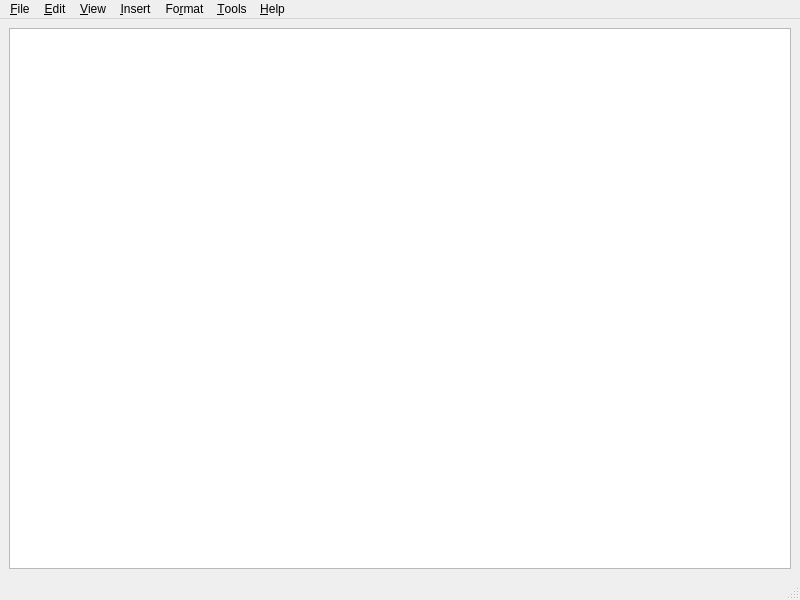
<?xml version="1.0" encoding="UTF-8"?>
<ui version="4.0">
 <class>SpreadsheetWindow</class>
 <widget class="QMainWindow" name="SpreadsheetWindow">
  <property name="geometry">
   <rect>
    <x>0</x>
    <y>0</y>
    <width>800</width>
    <height>600</height>
   </rect>
  </property>
  <property name="windowTitle">
   <string>Spreadsheet Window</string>
  </property>
  <widget class="QWidget" name="centralwidget">
   <layout class="QVBoxLayout" name="verticalLayout">
    <item>
     <widget class="SpreadsheetTable" name="sheet"/>
    </item>
   </layout>
  </widget>
  <widget class="QMenuBar" name="menubar">
   <property name="geometry">
    <rect>
     <x>0</x>
     <y>0</y>
     <width>800</width>
     <height>23</height>
    </rect>
   </property>
   <widget class="QMenu" name="menu_File">
    <property name="title">
     <string>&amp;File</string>
    </property>
    <widget class="QMenu" name="menuExport">
     <property name="title">
      <string>Export</string>
     </property>
     <addaction name="actionExport_CSV_csv"/>
     <addaction name="actionHTML"/>
     <addaction name="actionExport_XLS_xls"/>
     <addaction name="actionODF_Spreadsheet"/>
     <addaction name="actionPDF_Document"/>
     <addaction name="actionXML_Document_xml"/>
    </widget>
    <addaction name="actionNew"/>
    <addaction name="separator"/>
    <addaction name="actionOpen"/>
    <addaction name="action_Save"/>
    <addaction name="actionS_ave_As"/>
    <addaction name="menuExport"/>
    <addaction name="separator"/>
    <addaction name="action_Quit"/>
   </widget>
   <widget class="QMenu" name="menu_Edit">
    <property name="title">
     <string>&amp;Edit</string>
    </property>
    <addaction name="actionUndo"/>
    <addaction name="actionRedo"/>
    <addaction name="separator"/>
    <addaction name="actionCut"/>
    <addaction name="actionCopy"/>
    <addaction name="actionPaste"/>
    <addaction name="separator"/>
    <addaction name="actionSelect_All"/>
    <addaction name="separator"/>
    <addaction name="actionFind"/>
    <addaction name="actionFind_and_Replace"/>
    <addaction name="separator"/>
    <addaction name="actionClear_Table"/>
   </widget>
   <widget class="QMenu" name="menuFormat">
    <property name="title">
     <string>Fo&amp;rmat</string>
    </property>
   </widget>
   <widget class="QMenu" name="menu_View">
    <property name="title">
     <string>&amp;View</string>
    </property>
   </widget>
   <widget class="QMenu" name="menu_Inster">
    <property name="title">
     <string>&amp;Insert</string>
    </property>
   </widget>
   <widget class="QMenu" name="menu_Tools">
    <property name="title">
     <string>&amp;Tools</string>
    </property>
   </widget>
   <widget class="QMenu" name="menu_Help">
    <property name="title">
     <string>&amp;Help</string>
    </property>
    <addaction name="actionQt_Spreadsheet_Template_Help"/>
    <addaction name="separator"/>
    <addaction name="actionAbout_Qt_Spreadsheet_Template"/>
   </widget>
   <addaction name="menu_File"/>
   <addaction name="menu_Edit"/>
   <addaction name="menu_View"/>
   <addaction name="menu_Inster"/>
   <addaction name="menuFormat"/>
   <addaction name="menu_Tools"/>
   <addaction name="menu_Help"/>
  </widget>
  <widget class="QStatusBar" name="statusbar"/>
  <action name="actionQt_Spreadsheet_Template_Help">
   <property name="text">
    <string>Qt Spreadsheet Template Help</string>
   </property>
  </action>
  <action name="actionAbout_Qt_Spreadsheet_Template">
   <property name="text">
    <string>About Qt Spreadsheet Template</string>
   </property>
  </action>
  <action name="actionNew">
   <property name="text">
    <string>New</string>
   </property>
   <property name="shortcut">
    <string>Ctrl+N</string>
   </property>
  </action>
  <action name="actionOpen">
   <property name="text">
    <string>Open</string>
   </property>
   <property name="shortcut">
    <string>Ctrl+O</string>
   </property>
  </action>
  <action name="action_Save">
   <property name="text">
    <string>&amp;Save</string>
   </property>
   <property name="shortcut">
    <string>Ctrl+S</string>
   </property>
  </action>
  <action name="actionS_ave_As">
   <property name="text">
    <string>S&amp;ave As...</string>
   </property>
   <property name="shortcut">
    <string>Ctrl+Shift+S</string>
   </property>
  </action>
  <action name="action_Quit">
   <property name="text">
    <string>&amp;Quit</string>
   </property>
   <property name="shortcut">
    <string>Ctrl+Q</string>
   </property>
  </action>
  <action name="actionExport_CSV_csv">
   <property name="text">
    <string>Comma-Separated Value (CSV)</string>
   </property>
  </action>
  <action name="actionExport_XLS_xls">
   <property name="text">
    <string>Microsoft Excel</string>
   </property>
  </action>
  <action name="actionXML_Document_xml">
   <property name="text">
    <string>XML Document</string>
   </property>
  </action>
  <action name="actionPDF_Document">
   <property name="text">
    <string>PDF Document</string>
   </property>
  </action>
  <action name="actionODF_Spreadsheet">
   <property name="text">
    <string>ODF Spreadsheet</string>
   </property>
  </action>
  <action name="actionHTML">
   <property name="text">
    <string>HTML Document</string>
   </property>
  </action>
  <action name="actionUndo">
   <property name="text">
    <string>Undo</string>
   </property>
   <property name="shortcut">
    <string>Ctrl+Z</string>
   </property>
  </action>
  <action name="actionRedo">
   <property name="text">
    <string>Redo</string>
   </property>
   <property name="shortcut">
    <string>Ctrl+Y</string>
   </property>
  </action>
  <action name="actionCut">
   <property name="text">
    <string>Cut</string>
   </property>
   <property name="shortcut">
    <string>Ctrl+X</string>
   </property>
  </action>
  <action name="actionCopy">
   <property name="text">
    <string>Copy</string>
   </property>
   <property name="shortcut">
    <string>Ctrl+C</string>
   </property>
  </action>
  <action name="actionPaste">
   <property name="text">
    <string>Paste</string>
   </property>
   <property name="shortcut">
    <string>Ctrl+V</string>
   </property>
  </action>
  <action name="actionSelect_All">
   <property name="text">
    <string>Select All</string>
   </property>
   <property name="shortcut">
    <string>Ctrl+A</string>
   </property>
  </action>
  <action name="actionFind">
   <property name="text">
    <string>Find</string>
   </property>
   <property name="shortcut">
    <string>Ctrl+F</string>
   </property>
  </action>
  <action name="actionFind_and_Replace">
   <property name="text">
    <string>Find and Replace</string>
   </property>
  </action>
  <action name="actionClear_Table">
   <property name="text">
    <string>Clear Table</string>
   </property>
  </action>
 </widget>
 <customwidgets>
  <customwidget>
   <class>SpreadsheetTable</class>
   <extends>QTableWidget</extends>
   <header>spreadsheettable.h</header>
  </customwidget>
 </customwidgets>
 <resources/>
 <connections/>
</ui>
